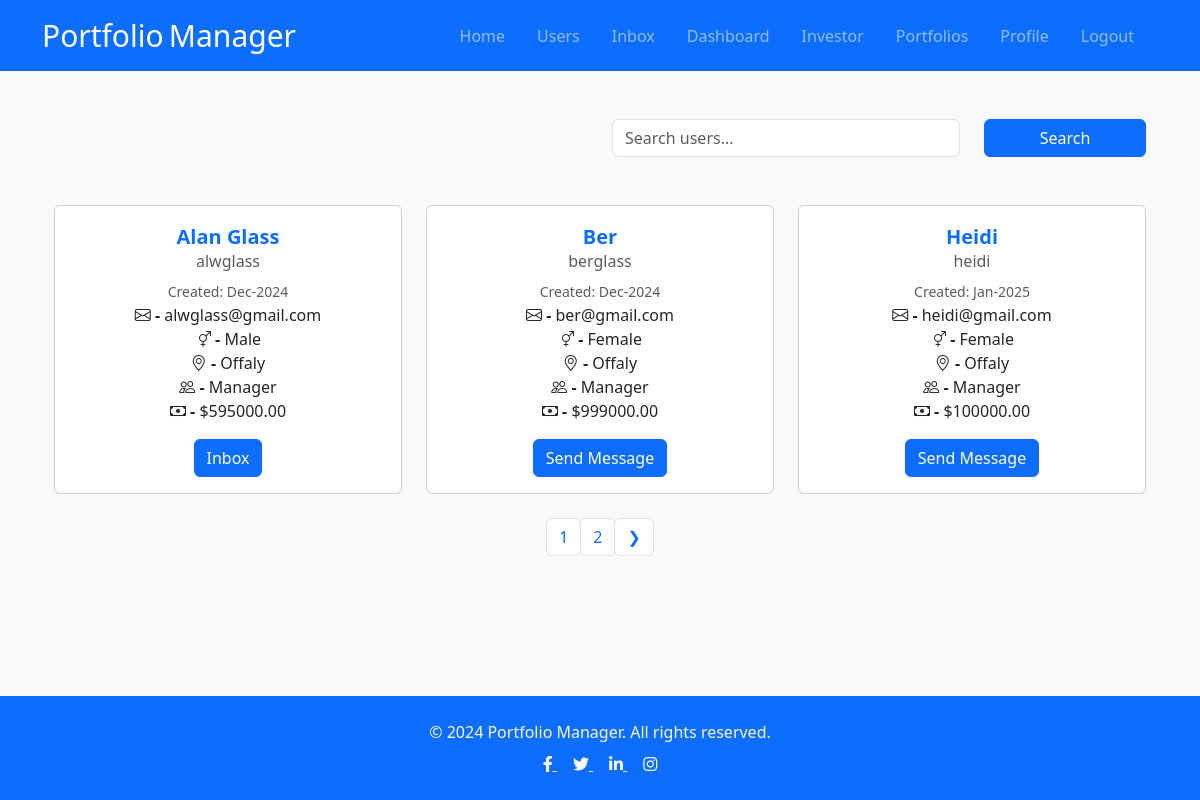
Page /profiles/ (signed in) on the committed database.
### users/models.py (models this page shows, shortened)
class Profile(models.Model):
    def allowed_groups():
        return {'name__in': Group.objects.values_list('name', flat=True)}
    GENDER_CHOICES = [
        ('Male', 'Male'),
        ('Female', 'Female'),
        ('Rather not say', 'Rather not say'),
    ]
    user = models.OneToOneField(User, on_delete=models.CASCADE, null=True,blank=True) # One User has One Profile
    group = models.ForeignKey(
        Group,
        on_delete=models.SET_NULL,
        null=True,
        blank=True,
        limit_choices_to=allowed_groups
    )
    username = models.CharField(max_length=200 , null=True,blank=True)
    balance = models.FloatField(null=False,default=0)
    location = models.CharField(max_length=200 , null=True,blank=True)
    name = models.CharField(max_length=200 , null=True,blank=True)
    email = models.EmailField(max_length=200 , null=True,blank=True)
    gender = models.CharField(
        max_length=20,
        choices=GENDER_CHOICES,
        default='Male',
    )
    short_intro = models.TextField(null=True,blank=True)
    bio  = models.TextField(null=True,blank=True)
    created = models.DateTimeField(auto_now_add=True)
    id = models.UUIDField(default=uuid.uuid4, unique=True, primary_key=True,editable=False)
    class Meta:
        ordering = ['username'] # "-" orders by descending

### users/views.py (the view)
# urls.py: path('profiles/',views.profiles,name="profiles"),
def profiles(request):
    profiles, search_query = searchProfiles(request)
    custom_range, profiles = paginateProfiles(request, profiles, 3)
    context = {'profiles':profiles,'search_query':search_query, 'custom_range': custom_range}
    for profile in profiles:
        print("NAME: ", profile.name, "GROUP: ", profile.group.name )
    print ('END OF VIEW')
    return render(request, 'users/profiles.html', context)

### users/utils.py (called while the page is built, shortened)
def searchProfiles(request):
    search_query = ''
    if request.GET.get('search_query'): #search_query is the "name =" on the form
        search_query = request.GET.get('search_query')
    print("SEARCH : ",search_query )
    if not search_query:
        print("No search query provided. Returning all profiles.")
        print("SEARCH : ",search_query )
        profiles = Profile.objects.all()  # Or return [] if you want to show no results
        return profiles, search_query

def paginateProfiles(request,profiles,results):
    page =   request.GET.get('page')
    paginator  = Paginator(profiles,results)
    try:
        profiles  = paginator.page(page)
    except PageNotAnInteger:
        page = 1
        profiles  = paginator.page(page)
    except EmptyPage:
        page = paginator.num_pages # get last pages
        profiles  = paginator.page(page)
    leftIndex = (int(page) - 1)
    if leftIndex < 1:
        leftIndex = 1
    rightIndex = (int(page) + 2)
    if rightIndex > paginator.num_pages:
        rightIndex = paginator.num_pages + 1
    custom_range = range(leftIndex,rightIndex)
    return custom_range , profiles

### users/templates/users/profiles.html (shortened to what this page needs)
{% extends 'base.html' %}
{% block content %}
  <main class="home">
      <div class="container">
        <div class="row g-4 ">
          <div class="col-md-6 mb-3">
            <h2 class="mb-0 text-light">User Management</h2>
          </div>
          <div class="col-md-4 form-floating mb-2">
            <div class="mb-3 w-100">
              <input
                class="form-control w-100"
                id="searchInput"
                type="search"
                name="search_query"
                value="{{ search_query }}"
                placeholder="Search users..."
                aria-label="Search users"
              />
            </div>
          </div>
            <div class="col-md-2 form-floating">
              <button class="btn btn-primary w-100" type="submit">Search</button>
            </div>
        </div>
      </div>
  <div class="container my-4">
    <div class="row g-4">
        {% for profile in profiles %}
            <div class="col-md-4 text-center">
                <div class="card h-100">
                    <div class="card-body">
                      <div class="text-center">
                        <p class="mb-1 text-primary fw-bold fs-5">{{ profile.name }}</p>
                      </div>
                        <h6 class="card-subtitle mb-2 text-muted">{{ profile.username }}</h6>
                        <small class="text-muted">Created: {{ profile.created|date:"M-Y" }}</small>
                        <p class="card-text">
                            <strong><i class="bi bi-envelope"></i> - </strong> {{ profile.email }}<br>
                            <strong><i class="bi bi-gender-ambiguous"></i> - </strong> {{ profile.gender }}<br>
                            <strong><i class="bi bi-geo-alt"></i> - </strong> {{ profile.location|default:"N/A" }}<br>
                            <strong><i class="bi bi-people"></i> - </strong> {{ profile.group.name }}<br>
                            <strong><i class="bi bi-cash"></i> - </strong> ${{ profile.balance|floatformat:2 }}
                        </p>
                        {% if request.user.profile.id != profile.id %}
                              <a href="{% url 'create-message' profile.id %}" class="btn btn-primary">Send Message </a>
                        {% else %}
                              <a href="{% url 'inbox' %}" class="btn btn-primary">Inbox </a>
                        {% endif %}
                        <br>
                    </div>
                </div>
            </div>
        {% empty %}
            <div class="col-12 text-center">
                <p>No profiles found.</p>
            </div>
        {% endfor %}
    </div>
</div>
     {% include 'pagination.html' with query_set=profiles custom_range=custom_range  %}
</main>
{% endblock content %}

### portfolio_manager/static/css/styles.css (style rules this page uses)
:root { --color-main: #662c39; --color-main-light: #e6faff; --color-sub: #3f4156; --color-sub-light: #51546e; --color-sub-lighter: rgb(215, 207, 218); --color-text: #737373; --color-gray: #8b8b8b; --color-light: #e5e7eb; --color-light-gray: #767676; --color-bg: #f8fafd; --color-white: #fffefd; --color-white-light: #f3f3f3; --color-success: #359e64; --color-success-bg: #def8e8; --color-info: #35869e; --color-info-bg: #def8eea6; --color-error: #fc4b0b; --color-error-bg: #fff233; --font-base: 'Poppins', arial, helvetica, 'Segoe UI', roboto, ubuntu, sans-serif; --font-monospace: 'Fira Code', 'Courier New', courier, monospace; --font-regular: 300; --font-medium: 500; --font-bold: 700; --generic-shadow: 1px 1px 5px #00000010; --generic-transition: all 0.3s ease-in-out; }
body { font-family: Arial, sans-serif; background-color: #f0f0f0; margin: 0; padding: 0; }
body { font-family: Arial, sans-serif; }
html, body { height: 100%; margin: 0; }

### rows in the picture
Profile: name "Alan Glass", username "alwglass", created "Dec-2024", email "alwglass@gmail.com", gender "Male", location "Offaly", group.name "Manager", balance "595000.00", shows "Inbox"
Profile: name "Ber", username "berglass", created "Dec-2024", email "ber@gmail.com", gender "Female", location "Offaly", group.name "Manager", balance "999000.00", shows "Send Message"
Profile: name "Heidi", username "heidi", created "Jan-2025", email "heidi@gmail.com", gender "Female", location "Offaly", group.name "Manager", balance "100000.00", shows "Send Message"

### other values in the picture
{{ page }} "1" "2"
